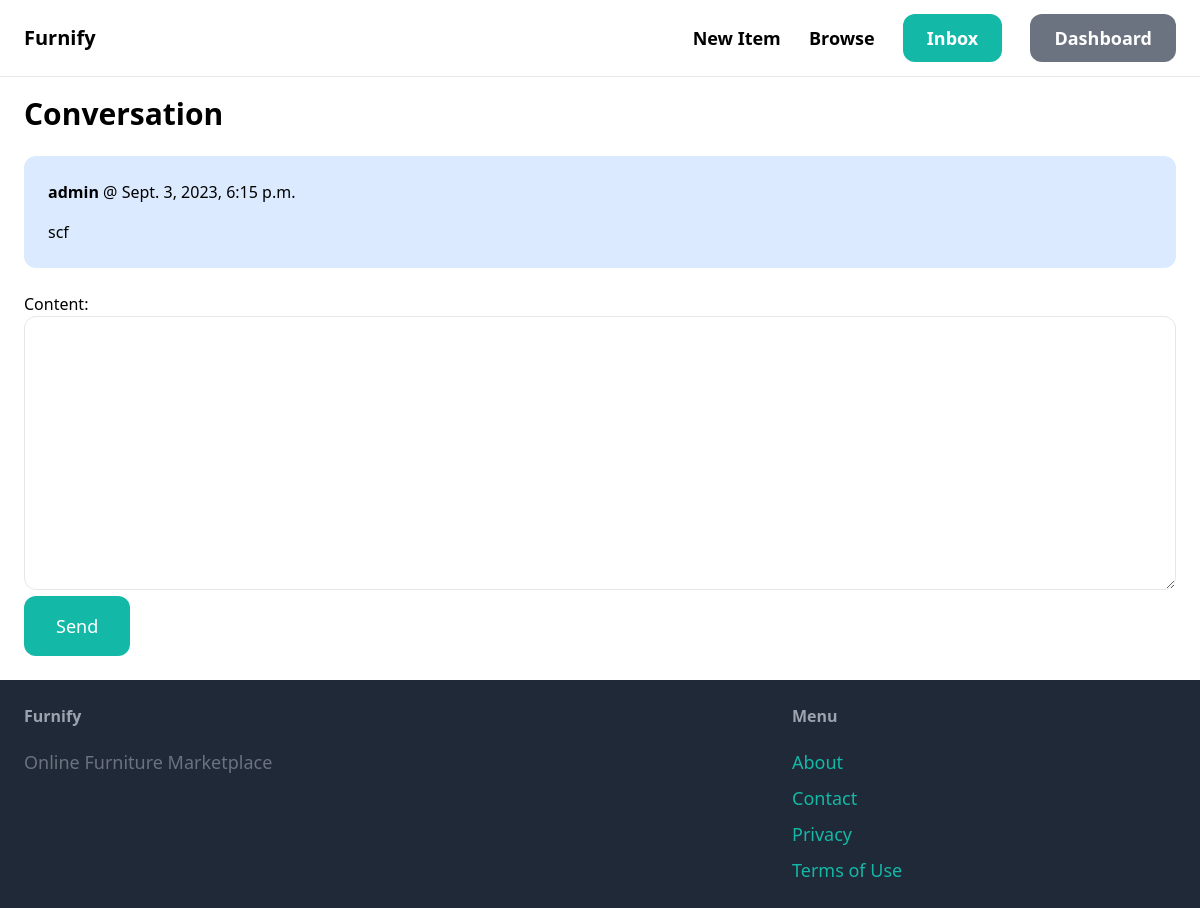
The page /inbox/1/ (signed in) on the database as committed earlier.
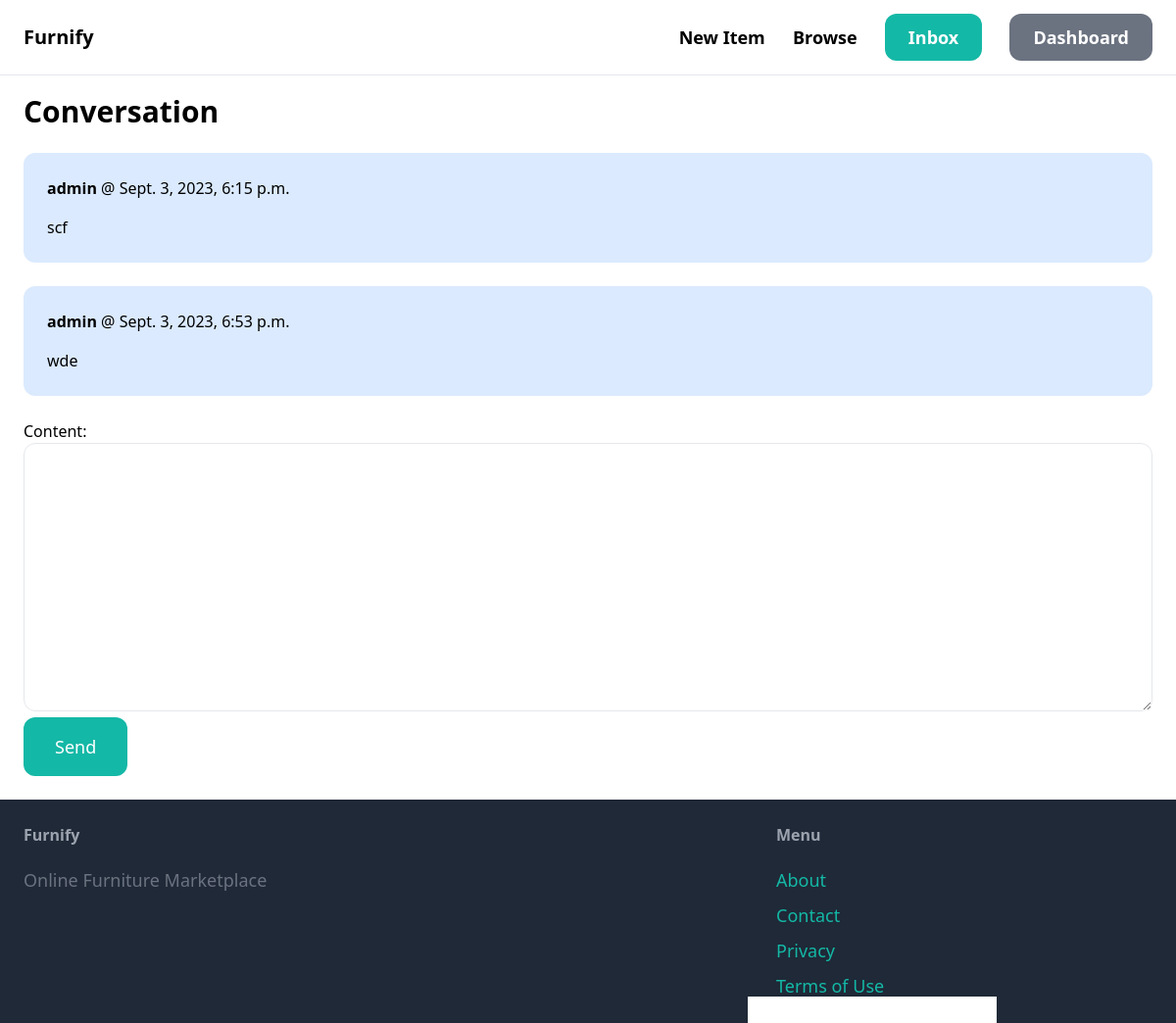
The same page on the database as committed later.
### conversation/models.py (models this page shows)
class ConversationMessage(models.Model):
    conversation = models.ForeignKey(Conversation, related_name='messages', on_delete=models.CASCADE)
    content = models.TextField()
    created_at = models.DateTimeField(auto_now_add=True)
    created_by = models.ForeignKey(User, related_name='created_messages', on_delete=models.CASCADE)

### conversation/views.py (the view)
# urls.py: path('<int:pk>/', views.detail, name='detail'),
@login_required
def detail(request, pk):
    conversation = Conversation.objects.filter(members__in=[request.user.id]).get(pk=pk)
    if request.method == 'POST':
        form = ConversationMessageForm(request.POST)
        if form.is_valid():
            conversation_message = form.save(commit=False)
            conversation_message.conversation = conversation
            conversation_message.created_by = request.user
            conversation_message.save()
            conversation.save()
            return redirect('conversation:detail', pk=pk)
    else:
        form = ConversationMessageForm()
    return render(request, 'conversation/detail.html', {
        'conversation': conversation,
        'form': form
    })

### conversation/forms.py
class ConversationMessageForm(forms.ModelForm):
    class Meta:
        model = ConversationMessage
        fields = ('content',)
        widgets = {
            'content': forms.Textarea(attrs = {
                'class': 'w-full py-4 px-6 rounded-xl border'
            })
        }

### conversation/templates/conversation/detail.html (shortened to what this page needs)
{% extends 'core/base.html' %}
{% block content %}
<h1 class= "mb-6 text-3xl font-semibold">Conversation</h1>
<div class="space-y-6">
    {% for message in conversation.messages.all %}
        <div class="p-6 flex {% if message.created_by == request.user %} bg-blue-100 {% else %} bg-gray-100 {% endif %} rounded-xl">
            <div>
                <p class="mb-4"><strong>{{ message.created_by.username }}</strong> @ {{ message.created_at }}</p>
                <p>{{ message.content }}</p>
            </div>
        </div>
    {% endfor %}
</div>
<form method="post" action"." class="mt-6">
    {{ form.as_p }}
    <button class="py-4 px-8 text-lg bg-teal-500 hover:bg-teal-700 rounded-xl text-white">Send</button>
</form>
{% endblock %}

Rows that differ between the two databases and show on the page:
added ConversationMessage: created_by.username "admin", created_at "Sept. 3, 2023, 6:53 p.m.", content "wde"
